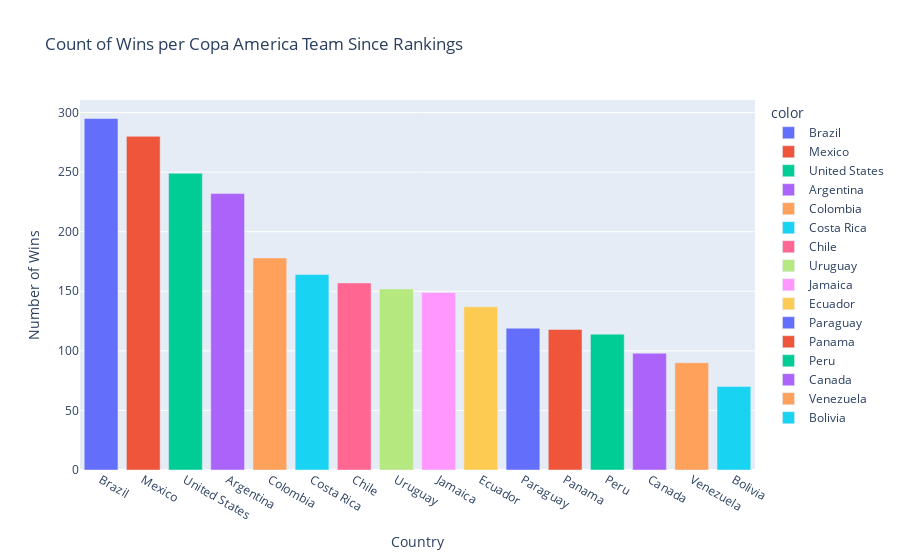

Source (notebook cell):
### Code cell
h_bar= px.bar(x= winners_counts.index,
              y= winners_counts.values,
              color= winners_counts.index,
              color_continuous_scale='Viridis',
              title= 'Count of Wins per Copa America Team Since Rankings')
h_bar.update_layout(xaxis_title= "Country",
                    yaxis_title='Number of Wins',
                    coloraxis_showscale= False)
h_bar.show()

### Figure 1 — Plotly figure (JSON) as saved in the notebook; plotly's stock layout.template omitted (floating-point values rounded to 4 significant figures)
{"data": [{"alignmentgroup": "True", "hovertemplate": "color=Brazil<br>x=%{x}<br>y=%{y}<extra></extra>", "legendgroup": "Brazil", "marker": {"color": "#636efa", "pattern": {"shape": ""}}, "name": "Brazil", "offsetgroup": "Brazil", "orientation": "v", "showlegend": true, "textposition": "auto", "type": "bar", "x": ["Brazil"], "xaxis": "x", "y": [295], "yaxis": "y"}, {"alignmentgroup": "True", "hovertemplate": "color=Mexico<br>x=%{x}<br>y=%{y}<extra></extra>", "legendgroup": "Mexico", "marker": {"color": "#EF553B", "pattern": {"shape": ""}}, "name": "Mexico", "offsetgroup": "Mexico", "orientation": "v", "showlegend": true, "textposition": "auto", "type": "bar", "x": ["Mexico"], "xaxis": "x", "y": [280], "yaxis": "y"}, {"alignmentgroup": "True", "hovertemplate": "color=United States<br>x=%{x}<br>y=%{y}<extra></extra>", "legendgroup": "United States", "marker": {"color": "#00cc96", "pattern": {"shape": ""}}, "name": "United States", "offsetgroup": "United States", "orientation": "v", "showlegend": true, "textposition": "auto", "type": "bar", "x": ["United States"], "xaxis": "x", "y": [249], "yaxis": "y"}, {"alignmentgroup": "True", "hovertemplate": "color=Argentina<br>x=%{x}<br>y=%{y}<extra></extra>", "legendgroup": "Argentina", "marker": {"color": "#ab63fa", "pattern": {"shape": ""}}, "name": "Argentina", "offsetgroup": "Argentina", "orientation": "v", "showlegend": true, "textposition": "auto", "type": "bar", "x": ["Argentina"], "xaxis": "x", "y": [232], "yaxis": "y"}, {"alignmentgroup": "True", "hovertemplate": "color=Colombia<br>x=%{x}<br>y=%{y}<extra></extra>", "legendgroup": "Colombia", "marker": {"color": "#FFA15A", "pattern": {"shape": ""}}, "name": "Colombia", "offsetgroup": "Colombia", "orientation": "v", "showlegend": true, "textposition": "auto", "type": "bar", "x": ["Colombia"], "xaxis": "x", "y": [178], "yaxis": "y"}, {"alignmentgroup": "True", "hovertemplate": "color=Costa Rica<br>x=%{x}<br>y=%{y}<extra></extra>", "legendgroup": "Costa Rica", "marker": {"color": "#19d3f3", "pattern": {"shape": ""}}, "name": "Costa Rica", "offsetgroup": "Costa Rica", "orientation": "v", "showlegend": true, "textposition": "auto", "type": "bar", "x": ["Costa Rica"], "xaxis": "x", "y": [164], "yaxis": "y"}, {"alignmentgroup": "True", "hovertemplate": "color=Chile<br>x=%{x}<br>y=%{y}<extra></extra>", "legendgroup": "Chile", "marker": {"color": "#FF6692", "pattern": {"shape": ""}}, "name": "Chile", "offsetgroup": "Chile", "orientation": "v", "showlegend": true, "textposition": "auto", "type": "bar", "x": ["Chile"], "xaxis": "x", "y": [157], "yaxis": "y"}, {"alignmentgroup": "True", "hovertemplate": "color=Uruguay<br>x=%{x}<br>y=%{y}<extra></extra>", "legendgroup": "Uruguay", "marker": {"color": "#B6E880", "pattern": {"shape": ""}}, "name": "Uruguay", "offsetgroup": "Uruguay", "orientation": "v", "showlegend": true, "textposition": "auto", "type": "bar", "x": ["Uruguay"], "xaxis": "x", "y": [152], "yaxis": "y"}, {"alignmentgroup": "True", "hovertemplate": "color=Jamaica<br>x=%{x}<br>y=%{y}<extra></extra>", "legendgroup": "Jamaica", "marker": {"color": "#FF97FF", "pattern": {"shape": ""}}, "name": "Jamaica", "offsetgroup": "Jamaica", "orientation": "v", "showlegend": true, "textposition": "auto", "type": "bar", "x": ["Jamaica"], "xaxis": "x", "y": [149], "yaxis": "y"}, {"alignmentgroup": "True", "hovertemplate": "color=Ecuador<br>x=%{x}<br>y=%{y}<extra></extra>", "legendgroup": "Ecuador", "marker": {"color": "#FECB52", "pattern": {"shape": ""}}, "name": "Ecuador", "offsetgroup": "Ecuador", "orientation": "v", "showlegend": true, "textposition": "auto", "type": "bar", "x": ["Ecuador"], "xaxis": "x", "y": [137], "yaxis": "y"}, {"alignmentgroup": "True", "hovertemplate": "color=Paraguay<br>x=%{x}<br>y=%{y}<extra></extra>", "legendgroup": "Paraguay", "marker": {"color": "#636efa", "pattern": {"shape": ""}}, "name": "Paraguay", "offsetgroup": "Paraguay", "orientation": "v", "showlegend": true, "textposition": "auto", "type": "bar", "x": ["Paraguay"], "xaxis": "x", "y": [119], "yaxis": "y"}, {"alignmentgroup": "True", "hovertemplate": "color=Panama<br>x=%{x}<br>y=%{y}<extra></extra>", "legendgroup": "Panama", "marker": {"color": "#EF553B", "pattern": {"shape": ""}}, "name": "Panama", "offsetgroup": "Panama", "orientation": "v", "showlegend": true, "textposition": "auto", "type": "bar", "x": ["Panama"], "xaxis": "x", "y": [118], "yaxis": "y"}, {"alignmentgroup": "True", "hovertemplate": "color=Peru<br>x=%{x}<br>y=%{y}<extra></extra>", "legendgroup": "Peru", "marker": {"color": "#00cc96", "pattern": {"shape": ""}}, "name": "Peru", "offsetgroup": "Peru", "orientation": "v", "showlegend": true, "textposition": "auto", "type": "bar", "x": ["Peru"], "xaxis": "x", "y": [114], "yaxis": "y"}, {"alignmentgroup": "True", "hovertemplate": "color=Canada<br>x=%{x}<br>y=%{y}<extra></extra>", "legendgroup": "Canada", "marker": {"color": "#ab63fa", "pattern": {"shape": ""}}, "name": "Canada", "offsetgroup": "Canada", "orientation": "v", "showlegend": true, "textposition": "auto", "type": "bar", "x": ["Canada"], "xaxis": "x", "y": [98], "yaxis": "y"}, {"alignmentgroup": "True", "hovertemplate": "color=Venezuela<br>x=%{x}<br>y=%{y}<extra></extra>", "legendgroup": "Venezuela", "marker": {"color": "#FFA15A", "pattern": {"shape": ""}}, "name": "Venezuela", "offsetgroup": "Venezuela", "orientation": "v", "showlegend": true, "textposition": "auto", "type": "bar", "x": ["Venezuela"], "xaxis": "x", "y": [90], "yaxis": "y"}, {"alignmentgroup": "True", "hovertemplate": "color=Bolivia<br>x=%{x}<br>y=%{y}<extra></extra>", "legendgroup": "Bolivia", "marker": {"color": "#19d3f3", "pattern": {"shape": ""}}, "name": "Bolivia", "offsetgroup": "Bolivia", "orientation": "v", "showlegend": true, "textposition": "auto", "type": "bar", "x": ["Bolivia"], "xaxis": "x", "y": [70], "yaxis": "y"}], "layout": {"barmode": "relative", "coloraxis": {"showscale": false}, "legend": {"title": {"text": "color"}, "tracegroupgap": 0}, "title": {"text": "Count of Wins per Copa America Team Since Rankings"}, "xaxis": {"anchor": "y", "domain": [0, 1], "title": {"text": "Country"}}, "yaxis": {"anchor": "x", "domain": [0, 1], "title": {"text": "Number of Wins"}}}}
